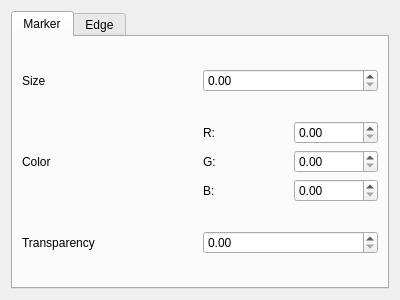
<?xml version="1.0" encoding="UTF-8"?>
<ui version="4.0">
 <class>Form</class>
 <widget class="QWidget" name="Form">
  <property name="geometry">
   <rect>
    <x>0</x>
    <y>0</y>
    <width>400</width>
    <height>300</height>
   </rect>
  </property>
  <property name="windowTitle">
   <string>Form</string>
  </property>
  <layout class="QGridLayout" name="gridLayout">
   <item row="0" column="0">
    <widget class="QTabWidget" name="tabWidget">
     <property name="minimumSize">
      <size>
       <width>320</width>
       <height>240</height>
      </size>
     </property>
     <property name="currentIndex">
      <number>0</number>
     </property>
     <widget class="QWidget" name="tab_marker">
      <attribute name="title">
       <string>Marker</string>
      </attribute>
      <layout class="QVBoxLayout" name="verticalLayout">
       <item>
        <layout class="QHBoxLayout" name="HL_marker_size">
         <item>
          <widget class="QLabel" name="label_marker_size">
           <property name="text">
            <string>Size</string>
           </property>
          </widget>
         </item>
         <item>
          <widget class="QDoubleSpinBox" name="SBox_marker_size">
           <property name="maximum">
            <double>999.990000000000009</double>
           </property>
          </widget>
         </item>
        </layout>
       </item>
       <item>
        <layout class="QHBoxLayout" name="HL_marker_color">
         <item>
          <widget class="QLabel" name="label_marker_color">
           <property name="text">
            <string>Color</string>
           </property>
          </widget>
         </item>
         <item>
          <layout class="QGridLayout" name="GL_marker_color">
           <item row="2" column="0">
            <widget class="QLabel" name="label_marker_B">
             <property name="text">
              <string>B:</string>
             </property>
            </widget>
           </item>
           <item row="0" column="0">
            <widget class="QLabel" name="label_marker_R">
             <property name="text">
              <string>R:</string>
             </property>
            </widget>
           </item>
           <item row="1" column="0">
            <widget class="QLabel" name="label_marker_G">
             <property name="text">
              <string>G:</string>
             </property>
            </widget>
           </item>
           <item row="0" column="1">
            <widget class="QDoubleSpinBox" name="SBox_marker_R"/>
           </item>
           <item row="1" column="1">
            <widget class="QDoubleSpinBox" name="SBox_marker_G"/>
           </item>
           <item row="2" column="1">
            <widget class="QDoubleSpinBox" name="SBox_marker_B"/>
           </item>
          </layout>
         </item>
        </layout>
       </item>
       <item>
        <layout class="QHBoxLayout" name="HL_marker_alpha">
         <item>
          <widget class="QLabel" name="label_marker_alpha">
           <property name="text">
            <string>Transparency</string>
           </property>
          </widget>
         </item>
         <item>
          <widget class="QDoubleSpinBox" name="SBox_marker_alpha"/>
         </item>
        </layout>
       </item>
      </layout>
     </widget>
     <widget class="QWidget" name="tab_edge">
      <attribute name="title">
       <string>Edge</string>
      </attribute>
      <layout class="QVBoxLayout" name="verticalLayout_2">
       <item>
        <layout class="QHBoxLayout" name="HL_edge_size">
         <item>
          <widget class="QLabel" name="label_edge_width">
           <property name="text">
            <string>Width</string>
           </property>
          </widget>
         </item>
         <item>
          <widget class="QDoubleSpinBox" name="SBox_edge_width"/>
         </item>
        </layout>
       </item>
       <item>
        <layout class="QHBoxLayout" name="HL_edge_color">
         <item>
          <widget class="QLabel" name="label_edge_color">
           <property name="text">
            <string>Color</string>
           </property>
          </widget>
         </item>
         <item>
          <layout class="QGridLayout" name="GL_edge_color">
           <item row="0" column="0">
            <widget class="QLabel" name="label_edge_R">
             <property name="text">
              <string>R:</string>
             </property>
            </widget>
           </item>
           <item row="1" column="0">
            <widget class="QLabel" name="label_edge_G">
             <property name="text">
              <string>G:</string>
             </property>
            </widget>
           </item>
           <item row="2" column="0">
            <widget class="QLabel" name="label_edge_B">
             <property name="text">
              <string>B:</string>
             </property>
            </widget>
           </item>
           <item row="0" column="1">
            <widget class="QDoubleSpinBox" name="SBox_edge_R"/>
           </item>
           <item row="1" column="1">
            <widget class="QDoubleSpinBox" name="SBox_edge_G"/>
           </item>
           <item row="2" column="1">
            <widget class="QDoubleSpinBox" name="SBox_edge_B"/>
           </item>
          </layout>
         </item>
        </layout>
       </item>
       <item>
        <layout class="QHBoxLayout" name="HL_edge_alpha">
         <item>
          <widget class="QLabel" name="label_edge_alpha">
           <property name="text">
            <string>Transparency</string>
           </property>
          </widget>
         </item>
         <item>
          <widget class="QDoubleSpinBox" name="SBox_edge_alpha"/>
         </item>
        </layout>
       </item>
      </layout>
     </widget>
    </widget>
   </item>
  </layout>
 </widget>
 <resources/>
 <connections/>
</ui>
